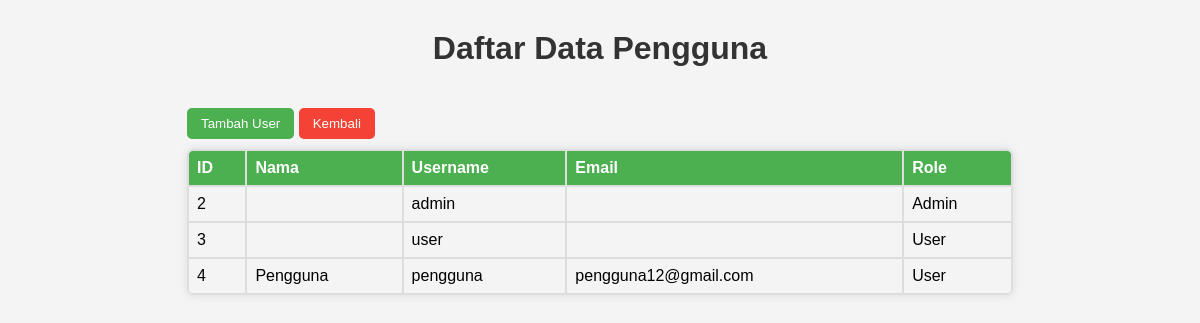
Page /daftar_data_pengguna.php on the committed database.
### tables this page shows
CREATE TABLE `users` (
  `id` int(11) NOT NULL,
  `nama` varchar(50) NOT NULL,
  `username` varchar(50) NOT NULL,
  `password` varchar(255) NOT NULL,
  `email` varchar(50) NOT NULL,
  `role` tinyint(1) NOT NULL DEFAULT 0
);

### daftar_data_pengguna.php (the view, shortened to what this page needs)
<!DOCTYPE html>
<html lang="en">
<head>
    <link rel="stylesheet" href="data_pengguna.css">
</head>
<body>
    <h1>Daftar Data Pengguna</h1>
    <div class="container">
    <button onclick="location.href='tambah_pengguna.php'">Tambah User</button>
    <button type="button" class="back-button" onclick="window.history.back()">Kembali</button>
    <table>
        <tr>
            <th>ID</th>
            <th>Nama</th>
            <th>Username</th>
            <th>Email</th>
            <th>Role</th>
        </tr>
        <?php
        include 'koneksi.php';
        $sql = "SELECT id, nama, username, email, role FROM users";
        $result = mysqli_query($conn, $sql);
        if (mysqli_num_rows($result) > 0) {
            while($row = mysqli_fetch_assoc($result)) {
                echo "<tr>";
                echo "<td>" . $row["id"] . "</td>";
                echo "<td>" . $row["nama"] . "</td>";
                echo "<td>" . $row["username"] . "</td>";
                echo "<td>" . $row["email"] . "</td>";
                echo "<td>" . ($row["role"] == 1 ? 'Admin' : 'User') . "</td>";
                echo "</tr>";
            }
        } else {
            echo "<tr><td colspan='5'>Tidak ada data pengguna</td></tr>";
        }
        ?>
    </table>
</body>
</html>

### data_pengguna.css (style rules this page uses)
body { font-family: Arial, sans-serif; margin: 0; padding: 10px; display: flex; flex-direction: column; align-items: center; background-color: #f4f4f4; }
h1 { color: #333; margin-top: 20px; }
.container { width: 70%; margin-top: 20px; }
button { background-color: #4CAF50; color: white; padding: 8px 14px; margin-bottom: 10px; border: none; border-radius: 5px; cursor: pointer; transition: background-color 0.3s ease; display: inline-block; }
table { width: 100%; border-collapse: separate; border-spacing: 0; border-radius: 5px; overflow: hidden; box-shadow: 0 0 10px rgba(0, 0, 0, 0.1); }
table, th, td { border: 1px solid #ddd; }
th, td { padding: 8px; text-align: left; }
th { background-color: #4CAF50; color: white; }
table tr:first-child th:first-child { border-top-left-radius: 5px; }
table tr:first-child th:last-child { border-top-right-radius: 5px; }
table tr:last-child td:first-child { border-bottom-left-radius: 5px; }
table tr:last-child td:last-child { border-bottom-right-radius: 5px; }
.back-button { background-color: #f44336; color: white; padding: 8px 14px; border: none; border-radius: 5px; cursor: pointer; }

### rows in the picture
users: id "2", username "admin", role "Admin"
users: id "3", username "user", role "User"
users: id "4", nama "Pengguna", username "pengguna", email "pengguna12@gmail.com", role "User"
